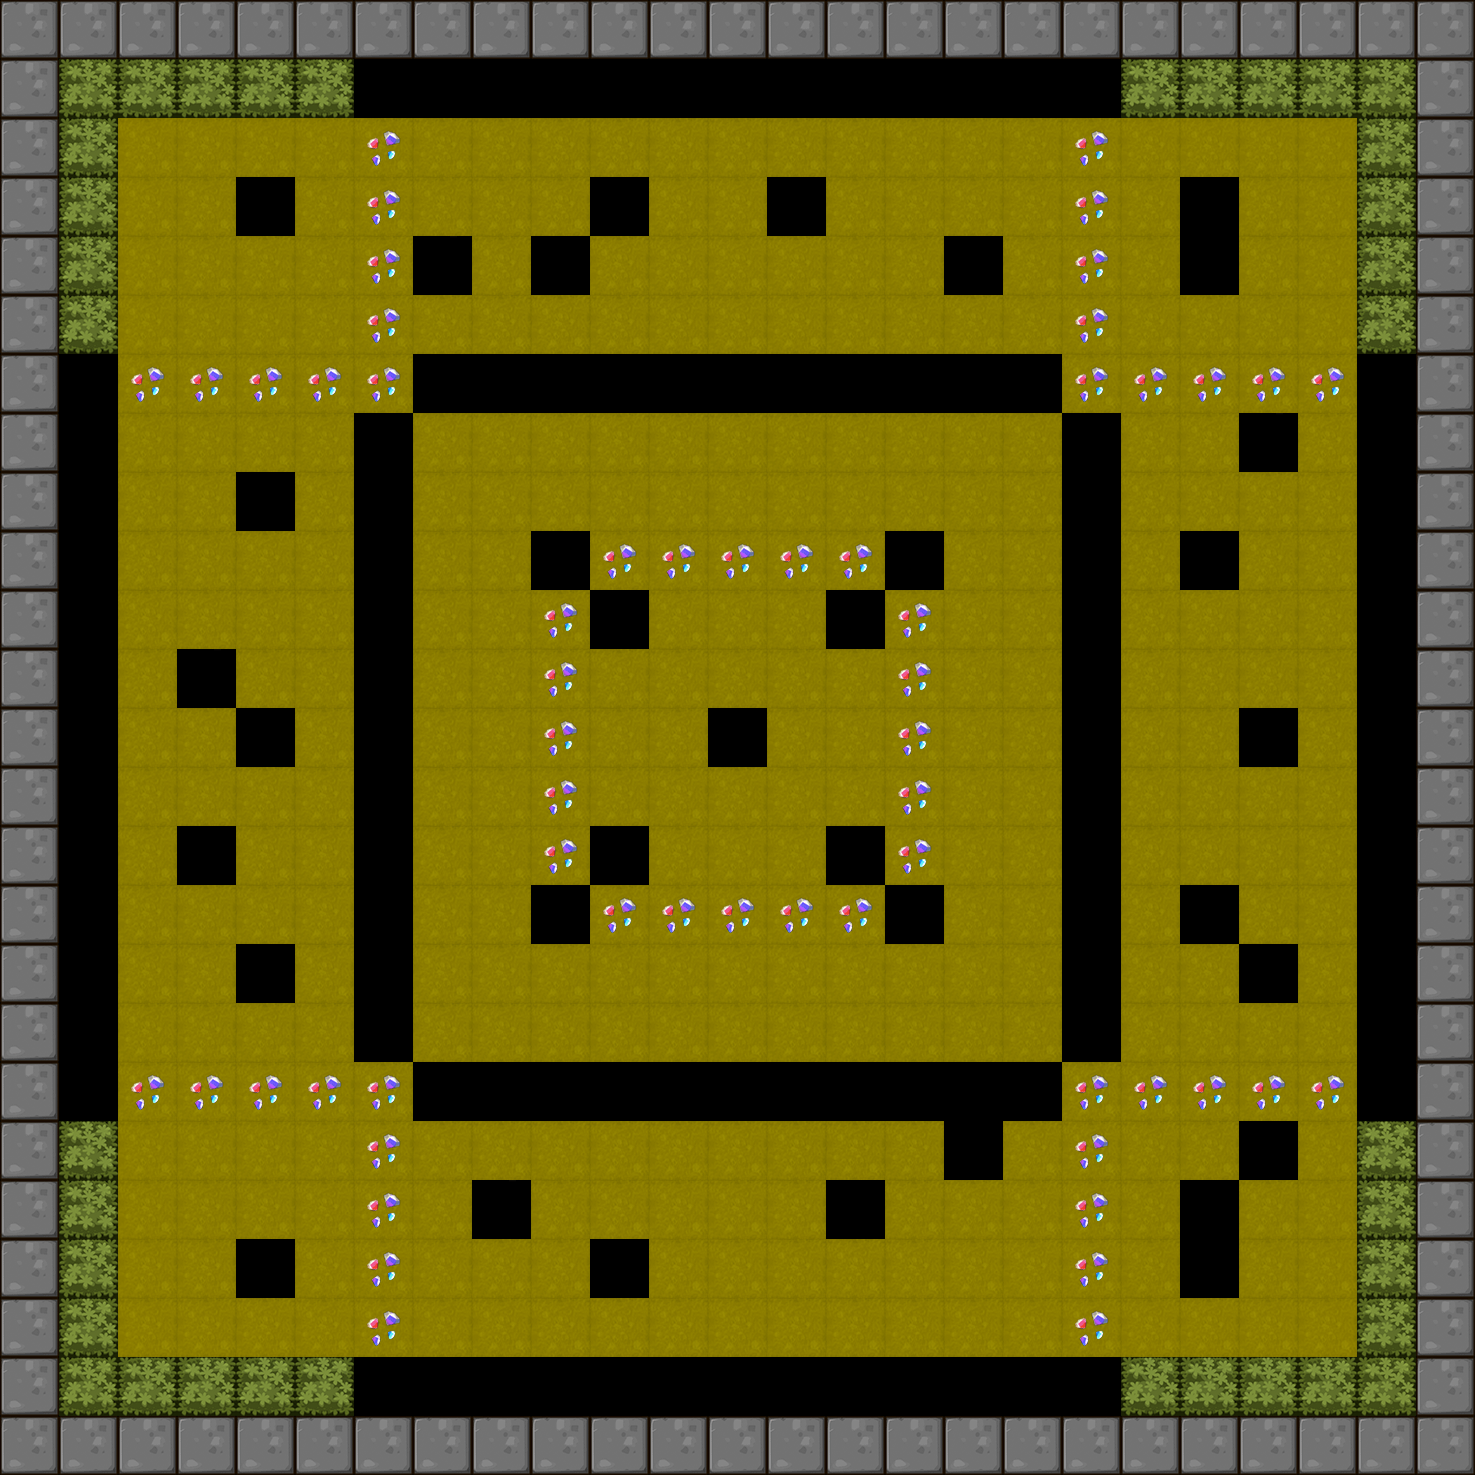

Below is a game level as drawn by its tile map, then a one-line description and the .tmx that defines it (tile-layer data replaced by summaries):
An orthogonal 25x25 tile map with 59x59 px tiles, 1 tile layer (BackGround) and 9 objects (4x Shipper, 4x Hammer, Player).

<map version="1.0" orientation="orthogonal" renderorder="right-down" width="25" height="25" tilewidth="59" tileheight="59">
 <tileset firstgid="1" name="itemmap" tilewidth="59" tileheight="59">
  <image source="tileset2.png" trans="ff00ff" width="354" height="354" />
 </tileset>
 <layer name="BackGround" width="25" height="25">
  <data>[625 cells, 528 non-empty, 11 distinct tile ids]</data>
 </layer>
 <objectgroup name="RobotCharacter">
  <object name="Player" x="711.001" y="715.915" width="40" height="40" />
 </objectgroup>
 <objectgroup name="EnemyCharacter">
  <object name="Shipper" type="Shipper" x="357.906" y="533.079" width="40" height="40" />
  <object name="Hammer" type="Hammer" x="603.563" y="67.9599" width="40" height="40" />
  <object name="Shipper" type="Shipper" x="1071.37" y="654.359" width="40" height="40" />
  <object name="Hammer" type="Hammer" x="1366.7" y="536.796" width="40" height="40" />
  <object name="Hammer" type="Hammer" x="663.75" y="1371.75" width="40" height="40" />
  <object name="Shipper" type="Shipper" x="717.75" y="1073.75" width="40" height="40" />
  <object name="Shipper" type="Shipper" x="774.743" y="359.641" width="40" height="40" />
  <object name="Hammer" type="Hammer" x="69.6955" y="420.134" width="40" height="40" />
 </objectgroup>
</map>
